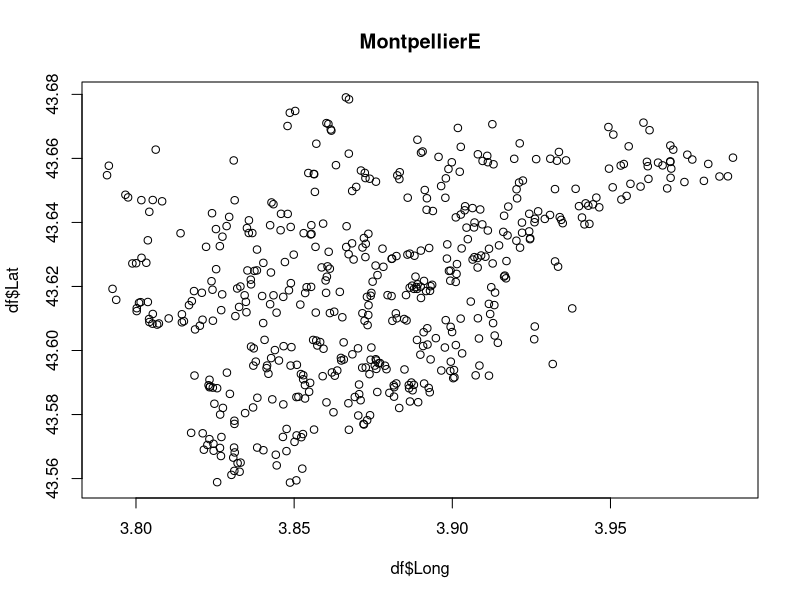
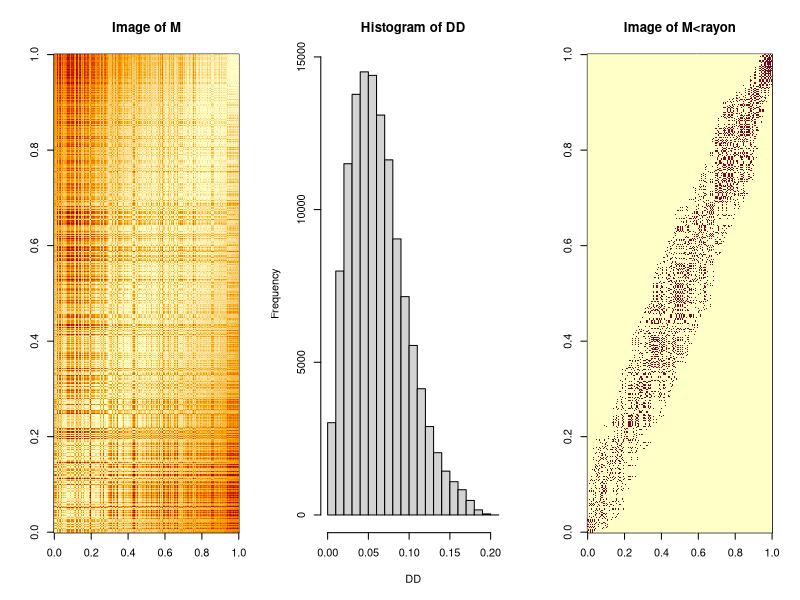
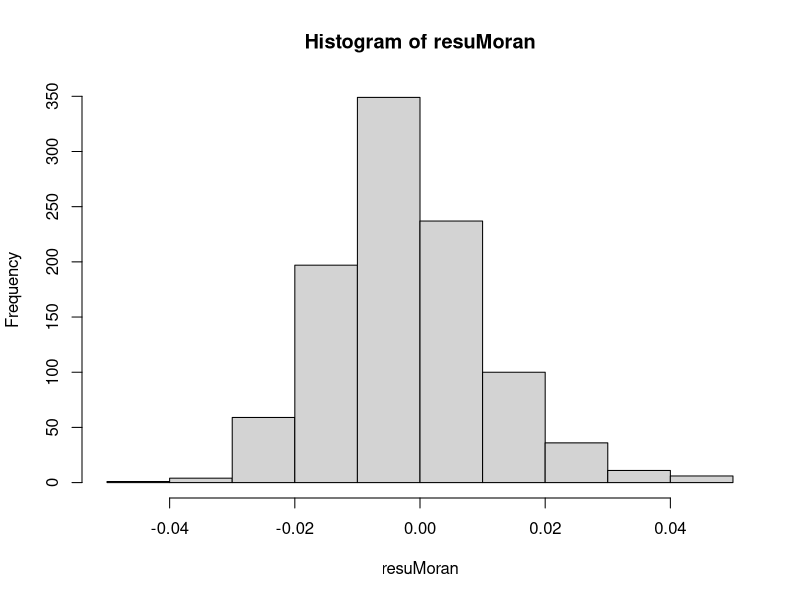

R code for these plots, in order:
##### 1. Calculez plusieurs matrices de voisinage. Detaillez les calculs.

df=read.csv("MontpellierE.csv")
summary(df)
plot(df$Long,df$Lat,main="MontpellierE")

DD=dist(cbind(df$Long,df$Lat))

par(mfrow=c(1,3))
N=dim(df)[1];N
length(DD)

M=as.matrix(DD,nrow(df),nrow(df))
image(M,main="Image of M")
hist(DD)

#W : Matrice de pondération
rayon=quantile(DD,0.05)
image(M<rayon,main="Image of M<rayon")
W=M<rayon
diag(W)=0
W=W/sum(W);sum(W)


##### 2. Calculez le coefficient de Geary et de Moran en utilisant vos matrices  
##### de voisinages et vos fonctions ecrites en R.

Geary = function(X,Y,Z,ray){
  n=length(Z)
  DD=dist(cbind(X,Y))
  M=as.matrix(DD,n,n)
  rayon=quantile(DD,ray)
  W=M<rayon
  
  D=matrix(rep(0,n*n),n,n)
  diag(D)=apply(W,1,sum)
  
  diag(W)=0
  W=W/sum(W)
  Y=(Z-mean(Z))/(sd(Z)*sqrt((n-1)/n))
  t(Y) %*% (D-W) %*% Y / sum(D-W)
}

Geary(df$Long,df$Lat,df$LDEN,ray=0.05)

###

Moran = function(X,Y,Z,ray){
  n=length(Z)
  DD=dist(cbind(X,Y))
  M=as.matrix(DD,n,n)
  rayon=quantile(DD,ray)
  W=M<rayon
  diag(W)=0
  W=W/sum(W)
  Y=(Z-mean(Z))/(sd(Z)*sqrt((n-1)/n))
  t(Y) %*% W %*% Y
}

Moran(df$Long,df$Lat,df$LDEN,ray=0.05)

##### 3. Effectuez un test de validite : H0 independance spatiale.
par(mfrow=c(1,1))

indiceMoran=function(W,Z){
  n=dim(W)[1]
  Z=(Z-mean(Z))/sd(Z)*sqrt((n-1)/n)
  
  t(Z) %*% W %*% Z
}

set.seed(123)
#Permutations
resuMoran=NULL
for (k in 1:1000){
  LDENP=sample(df$LDEN)
  resuMoran=c(resuMoran,indiceMoran(W,LDENP))
}
hist(resuMoran)
mean(resuMoran)

library(spdep)
# ?moran.test
# ?mat2listw
Mlistw=mat2listw(M, row.names = NULL, style="M")
moran.test(df$LDEN,Mlistw)

#La moyenne calculée par boucle aléatoire correspond à l'attente de la fonction
#du package spdep
